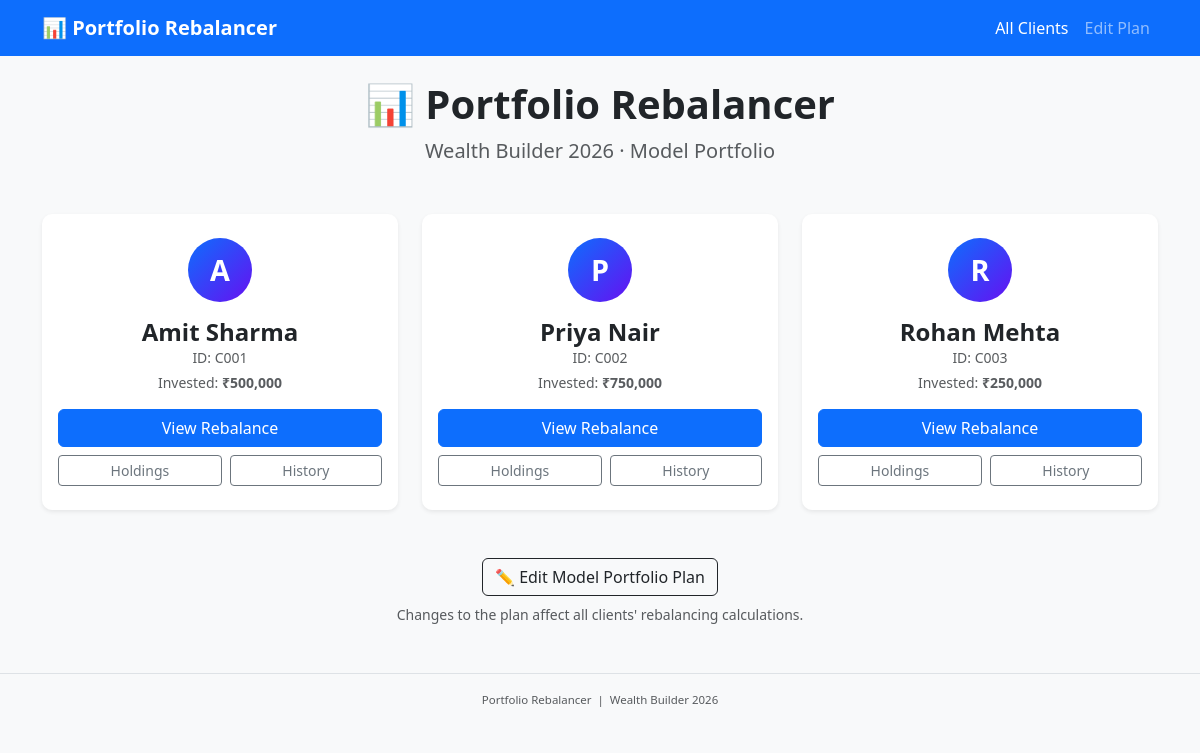
The page / on the database its author committed.
### tables this page shows
CREATE TABLE clients (
  client_id       TEXT PRIMARY KEY,
  client_name     TEXT NOT NULL,
  total_invested  REAL NOT NULL
);

### app.py (the view)
@app.route("/")
def home():
    conn    = get_db()
    clients = get_all_clients(conn)
    conn.close()
    return render_template("home.html", clients=clients)

### app.py (called while the page is built)
def get_db():
    conn = sqlite3.connect(DB_PATH)
    conn.row_factory = sqlite3.Row
    return conn

def get_all_clients(conn):
    return conn.execute(
        "SELECT client_id, client_name, total_invested FROM clients ORDER BY client_name"
    ).fetchall()

### templates/home.html (shortened to what this page needs)
{% extends "base.html" %}
{% block content %}
<div class="text-center mb-5 mt-3">
  <h1 class="fw-bold">📊 Portfolio Rebalancer</h1>
  <p class="text-muted fs-5">Wealth Builder 2026 · Model Portfolio</p>
</div>
<div class="row justify-content-center g-4">
  {% for c in clients %}
  <div class="col-md-4">
    <div class="card shadow-sm border-0 client-card h-100">
      <div class="card-body d-flex flex-column align-items-center text-center py-4">
        <div class="client-avatar mb-3">
          {{ c.client_name[0] }}
        </div>
        <h4 class="fw-bold mb-0">{{ c.client_name }}</h4>
        <p class="text-muted small mb-1">ID: {{ c.client_id }}</p>
        <p class="text-muted small mb-3">
          Invested: <strong>₹{{ "{:,.0f}".format(c.total_invested) }}</strong>
        </p>
        <a href="/client/{{ c.client_id }}" class="btn btn-primary w-100 mb-2">
          View Rebalance
        </a>
        <div class="d-flex gap-2 w-100">
          <a href="/client/{{ c.client_id }}/holdings"
             class="btn btn-outline-secondary btn-sm flex-fill">Holdings</a>
          <a href="/client/{{ c.client_id }}/history"
             class="btn btn-outline-secondary btn-sm flex-fill">History</a>
        </div>
      </div>
    </div>
  </div>
  {% endfor %}
</div>
<div class="text-center mt-5">
  <a href="/edit-plan" class="btn btn-outline-dark">
    ✏️ Edit Model Portfolio Plan
  </a>
  <p class="text-muted small mt-2">
    Changes to the plan affect all clients' rebalancing calculations.
  </p>
</div>
{% endblock %}

### static/style.css (style rules this page uses)
body { background-color: #f8f9fa; font-family: 'Segoe UI', system-ui, sans-serif; }
.client-card { border-radius: 14px; transition: transform 0.15s, box-shadow 0.15s; }
.client-avatar { width: 64px; height: 64px; border-radius: 50%; background: linear-gradient(135deg, #0d6efd, #6610f2); color: white; font-size: 1.8rem; font-weight: 700; display: flex; align-items: center; justify-content: center; }
.card { border-radius: 10px; }

### rows shown on the page
clients: client_name "A", client_name "Amit Sharma", client_id "C001", total_invested "500,000"
clients: client_name "P", client_name "Priya Nair", client_id "C002", total_invested "750,000"
clients: client_name "R", client_name "Rohan Mehta", client_id "C003", total_invested "250,000"
